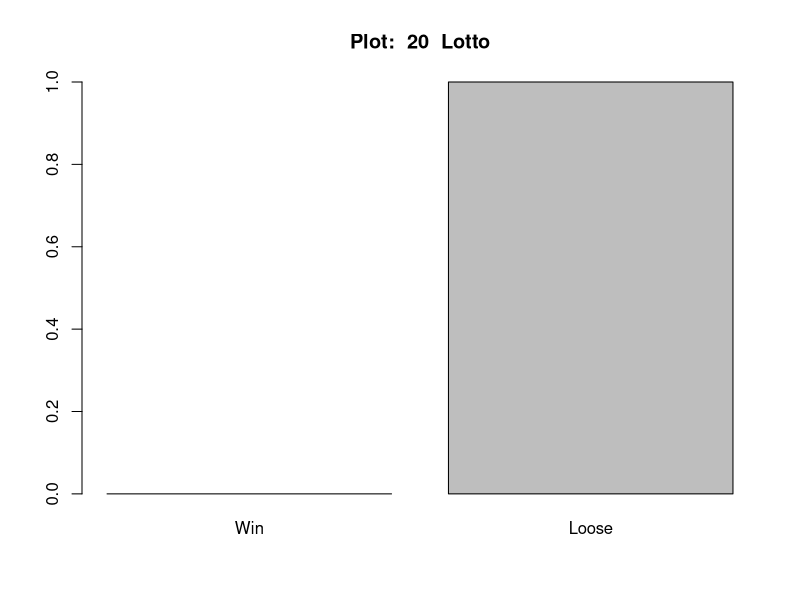
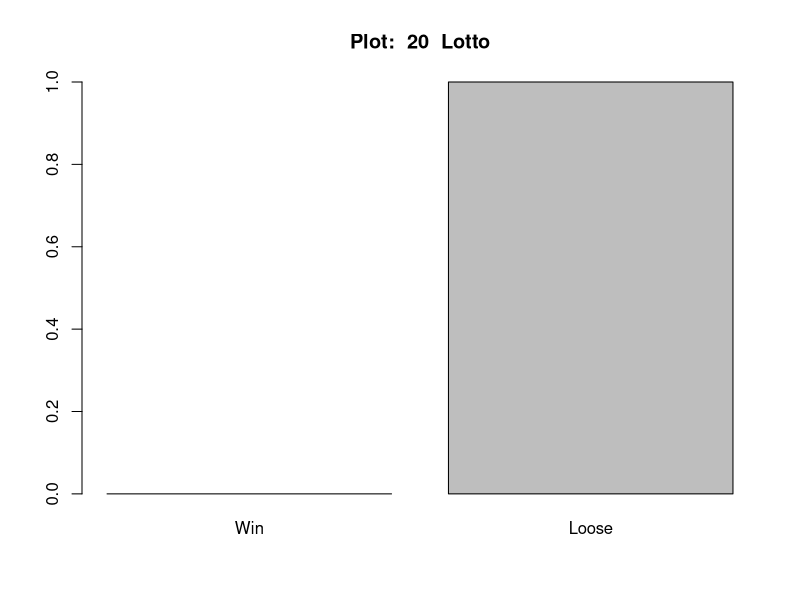
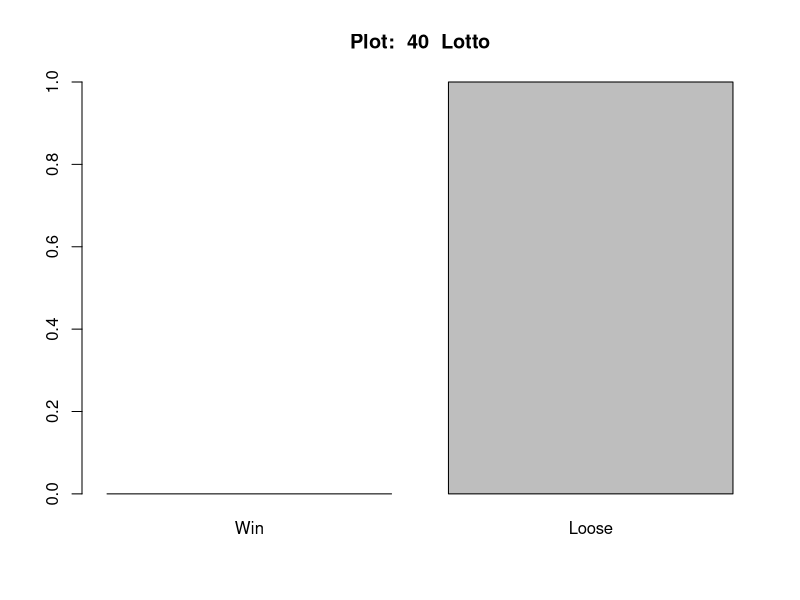
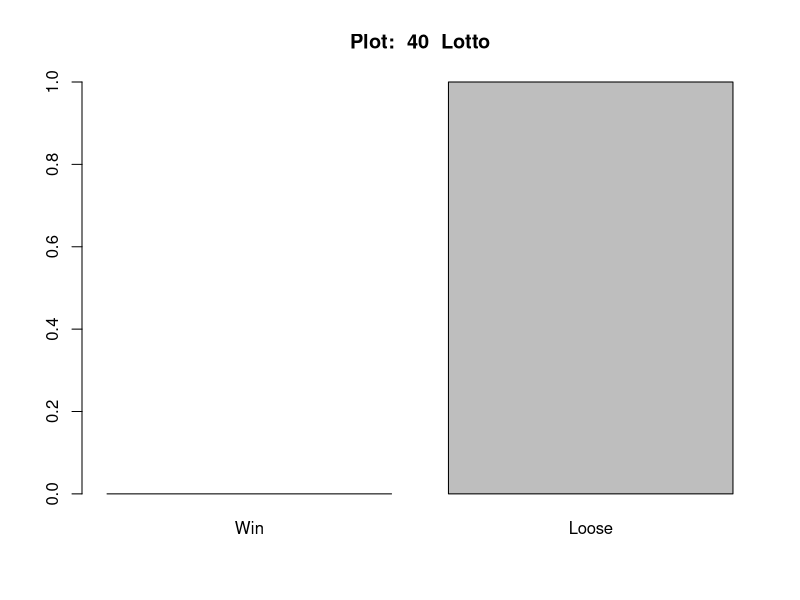
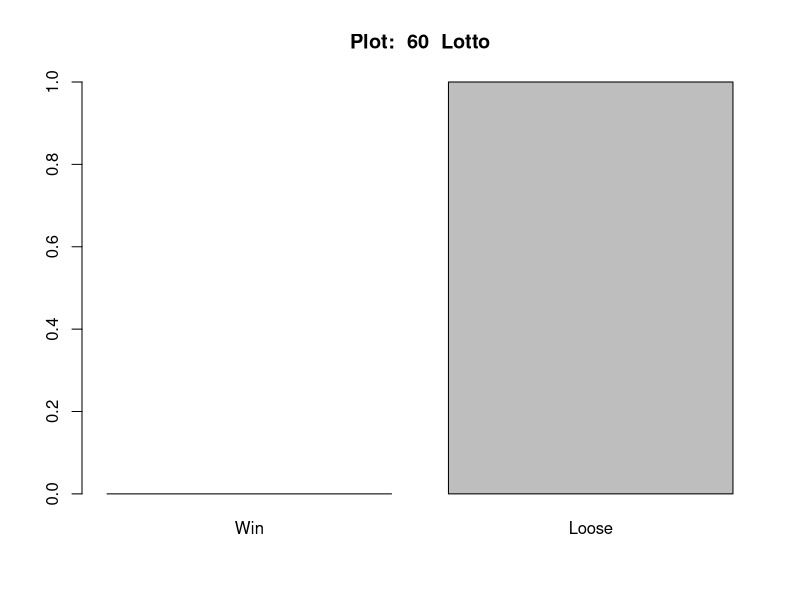
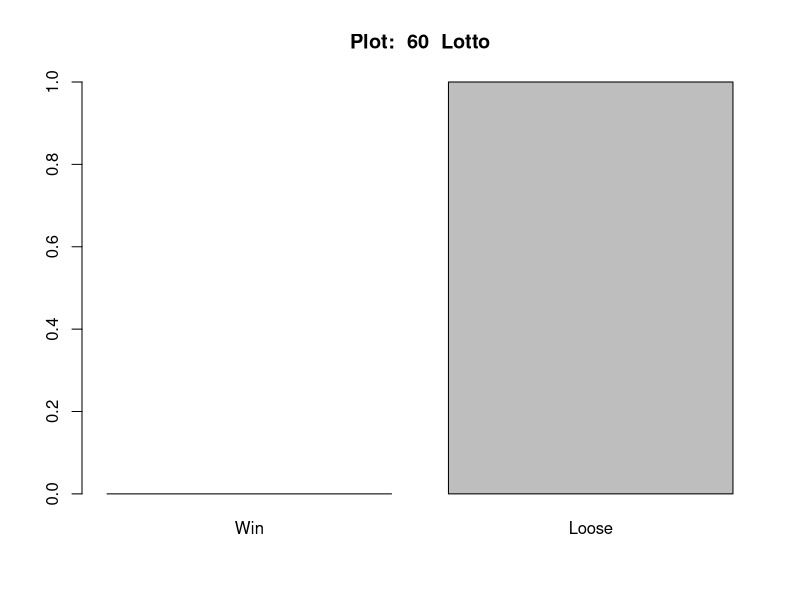
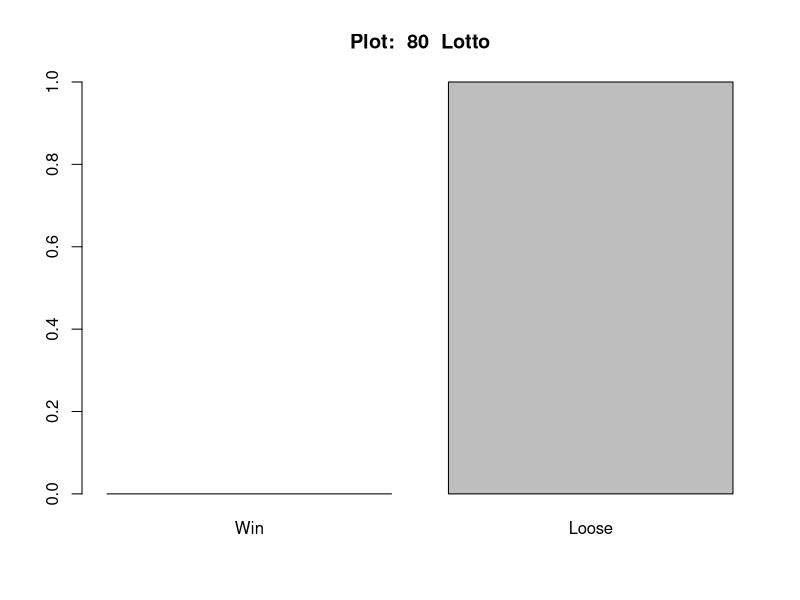
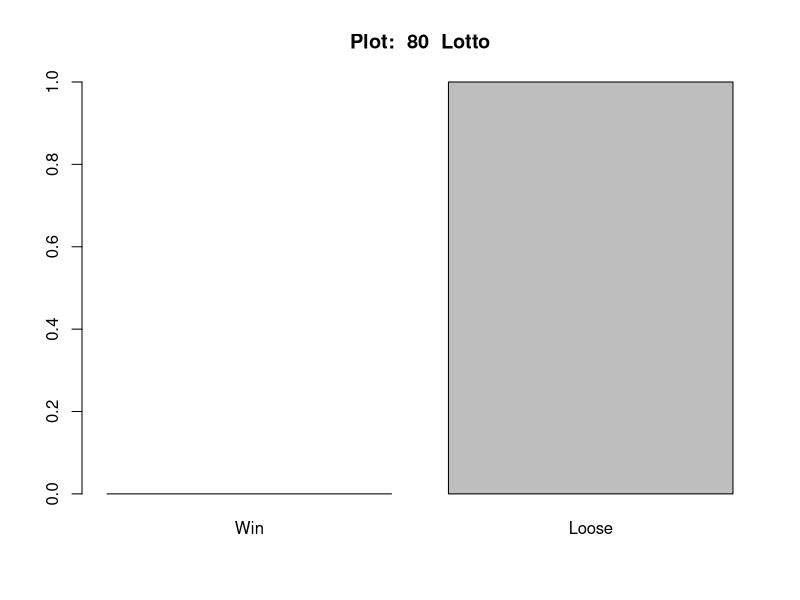

Here is the R script that generated these plots, in order: (Note: this script raises an error after producing the figures.)
# Flip a coin or play the lotto?

B <- 500

num.Coin <- 0
num.Coin.Win <- 0

num.Lotto <- 0
num.Lotto.Win <- 0

for (i in 1:B){

print("")
print("********** ========== New Game!! ========== **********")
print("")
print("Number of games played: ")
print("")
print("")
print("")
print("What game do you want to play?")
print("   Flip a Coin or 6-digit Lotto?")
print("   Enter 1 for Flip a Coin to get a H.")
print("   Enter 2 for match a 6-digit Lotto number.")
print("   This about which game you will have a better chance at winning?")
game <- readline("Enter 1 or 2: Or 3 to Quit: ")
print(game)

if (game == 3){
  print("Bye-bye.")
  break
} else { 

if (game == 1){ 
  print("Your Game is Flip a Coin to get a H.")
  x <- 0
  x <- sample(0:1, 1)
  if (x > 0) {
    print("You got a H.  You win!!!")
    num.Coin <- num.Coin + 1
    num.Coin.Win <- num.Coin.Win + 1
  } else {
    print("You got a T.  You loose!!!")
    num.Coin <- num.Coin + 1
  }
} else {
  print("Your Game is match a 6-digit Lotto number.")
  number <- readline("Enter your 6-digit number:  ")
  x <- as.numeric(paste(sample(0:9, 6), collapse = ""))
  cat("The lotto number is: ")
  print(as.integer(x))
  if (number == x) {
    print("You matched the lotto number.  You win!!!")
    num.Lotto <- num.Lotto + 1
    num.Lotto.Win <- num.Lotto.Win + 1
  } else {
    print("You did not match the lotto number.  You loose!!!")
    num.Lotto <- num.Lotto + 1
  }
}

print("")
print("Press Enter to continue.")
readline()

print("")
print("Number of Coin Flip games: ")
print(num.Coin)
print("Precentage/Probability of Coin Flip Wins: ")
print(num.Coin.Win/num.Coin)

print("")
print("Number of Lotto games: ")
print(num.Lotto)
print("Precentage/Probability of Lotto Wins: ")
print(num.Lotto.Win/num.Lotto)

if(i %% 20==0) {
  if (num.Coin > 5) {
    x.bar <- c(num.Coin.Win/num.Coin, 1-num.Coin.Win/num.Coin)
    names(x.bar) <- c("Win", "Loose")
    X11()
    barplot(x.bar, main=paste("Plot: ",i," Flip a Coin"))
    
    pdf(paste("CoinOutput",i,".pdf", sep=""))
      barplot(x.bar, main=paste("Plot: ",i," Flip a Coin"))
    dev.off()
    
  }
  if (num.Lotto > 5) {
    y.bar <- c(num.Lotto.Win/num.Lotto, 1-num.Lotto.Win/num.Lotto)
    names(y.bar) <- c("Win", "Loose")
    X11()
    barplot(y.bar, main=paste("Plot: ",i," Lotto"))
    
    pdf(paste("LottoOutput",i,".pdf", sep=""))
      barplot(y.bar, main=paste("Plot: ",i," Lotto"))
    dev.off()
    
  }
}

}

}

